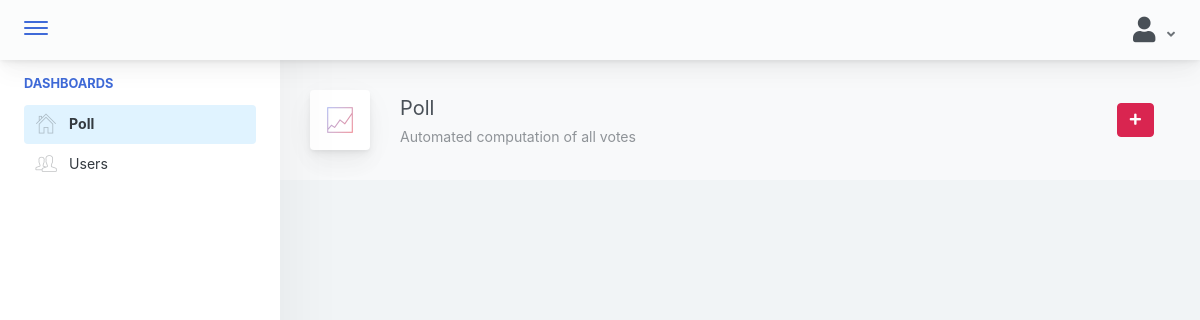
Before: /admin/pages/poll.php (signed in) with the older database file.
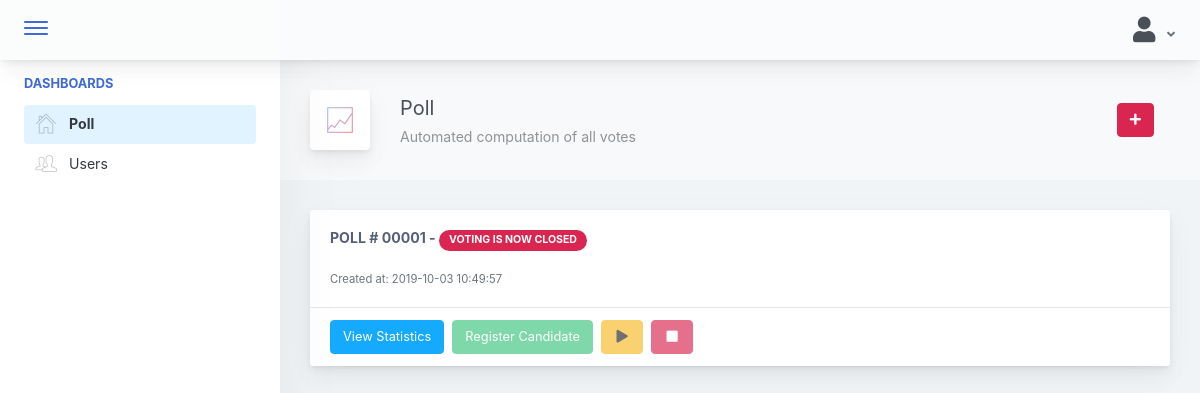
After: the same page with the newer database file.
### tables this page shows
CREATE TABLE `poll_file` (
  `poll_id` int(11) NOT NULL,
  `created_at` datetime NOT NULL,
  `started_at` datetime DEFAULT NULL,
  `end_at` datetime DEFAULT NULL,
  `poll_status` int(11) NOT NULL
);

CREATE TABLE `status_file` (
  `status_id` int(11) NOT NULL,
  `status_name` varchar(20) NOT NULL
);

### model/select_queries.php (called while the page is built, shortened)
<?php
	class Select
	{
        private $conn;
		public function __construct($db){
			$this->conn = $db;
		}
		public function getPositions(){
			$query = " SELECT * FROM positions_file";
			$this->conn->setAttribute( PDO::ATTR_ERRMODE, PDO:: ERRMODE_WARNING);
			$sel = $this->conn->prepare($query);
			$sel->execute();
			return $sel;
        }
		public function getPoll(){
			$query = " SELECT LPAD(poll_id, 5, '0') as poll_no, poll_id, poll_status, status_name, created_at FROM poll_file, status_file WHERE poll_status=status_id ORDER BY poll_id DESC";
			$this->conn->setAttribute( PDO::ATTR_ERRMODE, PDO:: ERRMODE_WARNING);
			$sel = $this->conn->prepare($query);
			$sel->execute();
			return $sel;
        }
		public function getPresident($status){
			$query = " SELECT * FROM poll_file, poll_detail_file, users_profile WHERE poll_detail_file.poll_status='".$status."' AND poll_detail_file.pos_id=1 AND user_id=voters_id AND poll_file.poll_id=poll_no AND poll_file.poll_id=?";
			$this->conn->setAttribute( PDO::ATTR_ERRMODE, PDO:: ERRMODE_WARNING);
			$sel = $this->conn->prepare($query);
			$sel->bindParam(1, $this->poll_id);
			$sel->execute();
			return $sel;
        }
		public function getVicePresident($status){
			$query = " SELECT * FROM poll_file, poll_detail_file, users_profile WHERE poll_detail_file.poll_status='".$status."' AND poll_detail_file.pos_id=2 AND user_id=voters_id AND poll_file.poll_id=poll_no AND poll_file.poll_id=?";
			$this->conn->setAttribute( PDO::ATTR_ERRMODE, PDO:: ERRMODE_WARNING);
			$sel = $this->conn->prepare($query);
			$sel->bindParam(1, $this->poll_id);
			$sel->execute();
			return $sel;
        }
		public function getSecretary($status){
			$query = " SELECT * FROM poll_file, poll_detail_file, users_profile WHERE poll_detail_file.poll_status='".$status."' AND poll_detail_file.pos_id=3 AND user_id=voters_id AND poll_file.poll_id=poll_no AND poll_file.poll_id=?";
			$this->conn->setAttribute( PDO::ATTR_ERRMODE, PDO:: ERRMODE_WARNING);
			$sel = $this->conn->prepare($query);
			$sel->bindParam(1, $this->poll_id);
			$sel->execute();
			return $sel;
        }
		public function getTreasurer($status){
			$query = " SELECT * FROM poll_file, poll_detail_file, users_profile WHERE poll_detail_file.poll_status='".$status."' AND poll_detail_file.pos_id=4 AND user_id=voters_id AND poll_file.poll_id=poll_no AND poll_file.poll_id=?";
			$this->conn->setAttribute( PDO::ATTR_ERRMODE, PDO:: ERRMODE_WARNING);
			$sel = $this->conn->prepare($query);
			$sel->bindParam(1, $this->poll_id);
			$sel->execute();
			return $sel;
        }
		public function getPIO($status){
			$query = " SELECT * FROM poll_file, poll_detail_file, users_profile WHERE poll_detail_file.poll_status='".$status."' AND poll_detail_file.pos_id=5 AND user_id=voters_id AND poll_file.poll_id=poll_no AND poll_file.poll_id=?";
			$this->conn->setAttribute( PDO::ATTR_ERRMODE, PDO:: ERRMODE_WARNING);
			$sel = $this->conn->prepare($query);
			$sel->bindParam(1, $this->poll_id);
			$sel->execute();
			return $sel;
        }
		public function getAuditor($status){
			$query = " SELECT * FROM poll_file, poll_detail_file, users_profile WHERE poll_detail_file.poll_status='".$status."' AND poll_detail_file.pos_id=6 AND user_id=voters_id AND poll_file.poll_id=poll_no AND poll_file.poll_id=?";
			$this->conn->setAttribute( PDO::ATTR_ERRMODE, PDO:: ERRMODE_WARNING);
			$sel = $this->conn->prepare($query);
			$sel->bindParam(1, $this->poll_id);
			$sel->execute();
			return $sel;
        }
		public function getSergeantAtArms($status){
			$query = " SELECT * FROM poll_file, poll_detail_file, users_profile WHERE poll_detail_file.poll_status='".$status."' AND poll_detail_file.pos_id=7 AND user_id=voters_id AND poll_file.poll_id=poll_no AND poll_file.poll_id=?";
			$this->conn->setAttribute( PDO::ATTR_ERRMODE, PDO:: ERRMODE_WARNING);
			$sel = $this->conn->prepare($query);
			$sel->bindParam(1, $this->poll_id);
			$sel->execute();
			return $sel;
        }
		public function getRepresentatives($status){
			$query = " SELECT * FROM poll_file, poll_detail_file, users_profile WHERE poll_detail_file.poll_status='".$status."' AND poll_detail_file.pos_id=8 AND user_id=voters_id AND poll_file.poll_id=poll_no AND poll_file.poll_id=?";
			$this->conn->setAttribute( PDO::ATTR_ERRMODE, PDO:: ERRMODE_WARNING);
			$sel = $this->conn->prepare($query);
			$sel->bindParam(1, $this->poll_id);
			$sel->execute();
			return $sel;
        }
    }
?>

### admin/components/accordion.php (the view, shortened to what this page needs)
<div class="row">
    <div class="col-md-12">
        <?php
            $query = $select->getPoll();
            while($row = $query->fetch(PDO::FETCH_ASSOC)){
                $poll = $row['poll_no'];
                echo '
                <div class="main-card mb-3 card">
                    <div class="card-body">
                        <h5 class="card-title">POLL # '.$row['poll_no'].' - ';
                        if($row['poll_status'] == 4){
                            echo ' <div class="mb-2 mr-2 badge badge-pill badge-danger">'.$row['status_name'].'</div>';
                        }
                        else{
                            echo ' <div class="mb-2 mr-2 badge badge-pill badge-primary">'.$row['status_name'].'</div>';
                        }
                        echo '</h5>
                        <small class="form-text text-muted">Created at: '.$row['created_at'].'</small>
                        <div class="collapse mt-3" id="card-collapse'.$row['poll_id'].'">
                            <div class="col-md-12">
                                <div id="accordion-'.$poll.'" class="accordion-wrapper">
                                ';
                            echo'
                                </div>
                            </div>
                        </div>
                    </div>
                    <div class="card-footer">
                    ';
                        if($row['poll_status'] == 3){
                            echo '
                                <button type="button" data-toggle="collapse" href="#card-collapse'.$row['poll_id'].'" class="btn mr-2 btn-primary">View Candidates</button>
                                <button type="button" class="btn mr-2 mb-0 btn-success register-candidate-btn" value="'.$row['poll_no'].'" data-toggle="modal" data-target=".bd-example-modal-lg">Register Candidate</button>
                                <button type="button" class="btn mr-2 mb-0 btn-warning start" data-toggle="tooltip" title="Open for Voting" data-placement="bottom" value="'.$row['poll_no'].'" id="start-btn'.$row['poll_no'].'"><i class="fa fa-play-circle" aria-hidden="true" title="Copy to use play"></i></button>
                                <button type="button" class="btn mr-2 mb-0 btn-danger stop" disabled data-toggle="tooltip" title="Close Voting" data-placement="bottom" value="'.$row['poll_no'].'" id="stop-btn'.$row['poll_no'].'"><i class="fa fa-stop-circle" aria-hidden="true" title="Copy to use stop"></i></button>
                            ';
                        }
                        else{
                            if($row['poll_status'] == 4){
                                echo '
                                    <button type="button" class="btn mr-2 btn-info" data-toggle="modal" data-target="#statistics">View Statistics</button>
                                    <button type="button" class="btn mr-2 mb-0 btn-success register-candidate-btn" value="'.$row['poll_no'].'" data-toggle="modal" disabled data-target=".bd-example-modal-lg">Register Candidate</button>
                                    <button type="button" class="btn mr-2 mb-0 btn-warning start" disabled data-toggle="tooltip" title="Open for Voting" data-placement="bottom" value="'.$row['poll_no'].'" id="start-btn'.$row['poll_no'].'"><i class="fa fa-fw" aria-hidden="true" title="Copy to use play"></i></button>
                                    <button type="button" class="btn mr-2 mb-0 btn-danger stop" disabled data-toggle="tooltip" title="Close Voting" data-placement="bottom" value="'.$row['poll_no'].'" id="stop-btn'.$row['poll_no'].'"><i class="fa fa-fw" aria-hidden="true" title="Copy to use stop"></i></button>
                                ';
                            }
                        }
                    echo'
                    </div>
                </div>
                ';
            }
        ?>
    </div>
</div>

### admin/pages/poll.php (shortened to what this page needs)
<!doctype html>
<html lang="en">
<?php
    $page = 'Poll';
    include '../../admin/components/header.php';
    include '../../model/select_queries.php';
    $con = new connection();
    $db = $con->connect();
    $select = new Select($db);
?>
<body>
<div class="app-container app-theme-white body-tabs-shadow fixed-sidebar fixed-header">
    <?php
        include '../../admin/components/navbar.php';
        include '../../admin/components/sidebar.php';
        include '../../admin/components/semi-navbar.php';
        include '../../admin/components/accordion.php';
    ?>
</div>
</body>
</html>

### admin/components/header.php (shortened to what this page needs)
<head>
    <link href="../../main.css" rel="stylesheet">
    <link rel="stylesheet" href="../../assets/bootstrap-sweetalert/dist/sweetalert.css">
	<link rel="stylesheet" href="../../assets/css/datatable.bootstrap.min.css">
</head>

### admin/components/navbar.php (shortened to what this page needs)
<div class="app-header header-shadow">
    <div class="app-header__logo">
        <div>
            <button type="button" class="hamburger close-sidebar-btn hamburger--elastic" data-class="closed-sidebar">
                <span class="hamburger-box">
                    <span class="hamburger-inner"></span>
                </span>
            </button>
        </div>
    </div>
    <div class="app-header__content">
        <div class="app-header-right">
            <div class="header-btn-lg pr-0">
                <div class="widget-content p-0">
                    <div class="widget-content-wrapper">
                        <div class="widget-content-left">
                            <div class="btn-group">
                                <a data-toggle="dropdown" aria-haspopup="true" aria-expanded="false" class="p-0 btn">
                                    <i class="fa fa-user fa-2x"></i>
                                    <i class="fa fa-angle-down ml-2 opacity-8"></i>
                                </a>
                            </div>
                        </div>
                    </div>
                </div>
            </div>
        </div>
    </div>
</div>

### admin/components/sidebar.php (shortened to what this page needs)
<div class="app-main">
    <div class="app-sidebar sidebar-shadow">
            <div class="scrollbar-sidebar">
            <div class="app-sidebar__inner">
                <ul class="vertical-nav-menu">
                    <li class="app-sidebar__heading">Dashboards</li>
                    <li>
                        <a href="../../admin/pages/poll.php" class="mm-active">
                            <i class="metismenu-icon pe-7s-home "></i>
                            Poll
                        </a>
                    </li>
                    <li>
                        <a href="../../admin/pages/users.php">
                            <i class="metismenu-icon pe-7s-users"></i>
                            Users
                        </a>
                    </li>
                </ul>
            </div>
        </div>
    </div>

### admin/components/semi-navbar.php (shortened to what this page needs)
<div class="app-main__outer">
    <div class="app-main__inner">
        <?php
            if($page == "Poll"){
                echo '
                    <div class="app-page-title">
                        <div class="page-title-wrapper">
                            <div class="page-title-heading">
                                <div class="page-title-icon">
                                    <i class="pe-7s-graph2 icon-gradient bg-amy-crisp">
                                    </i>
                                </div>
                                <div>Poll
                                    <div class="page-title-subheading">Automated computation of all votes
                                    </div>
                                </div>
                            </div>
                            <div class="page-title-actions">
                                <button type="button" data-toggle="tooltip" title="Create Poll" data-placement="bottom" class="btn-shadow mr-3 btn btn-danger" id="create-poll-btn">
                                    <i class="fa fa-plus"></i>
                                </button>
                            </div>
                        </div>
                    </div>
                ';
            }
        ?>

### admin/components/header.php (style rules this page uses)
body:not(.modal-open) { padding-right: 0px !important; }

Changed rows visible on the page:
added poll_file: poll_no "00001", status_file.status_name "VOTING IS NOW CLOSED", created_at "2019-10-03 10:49:57"
